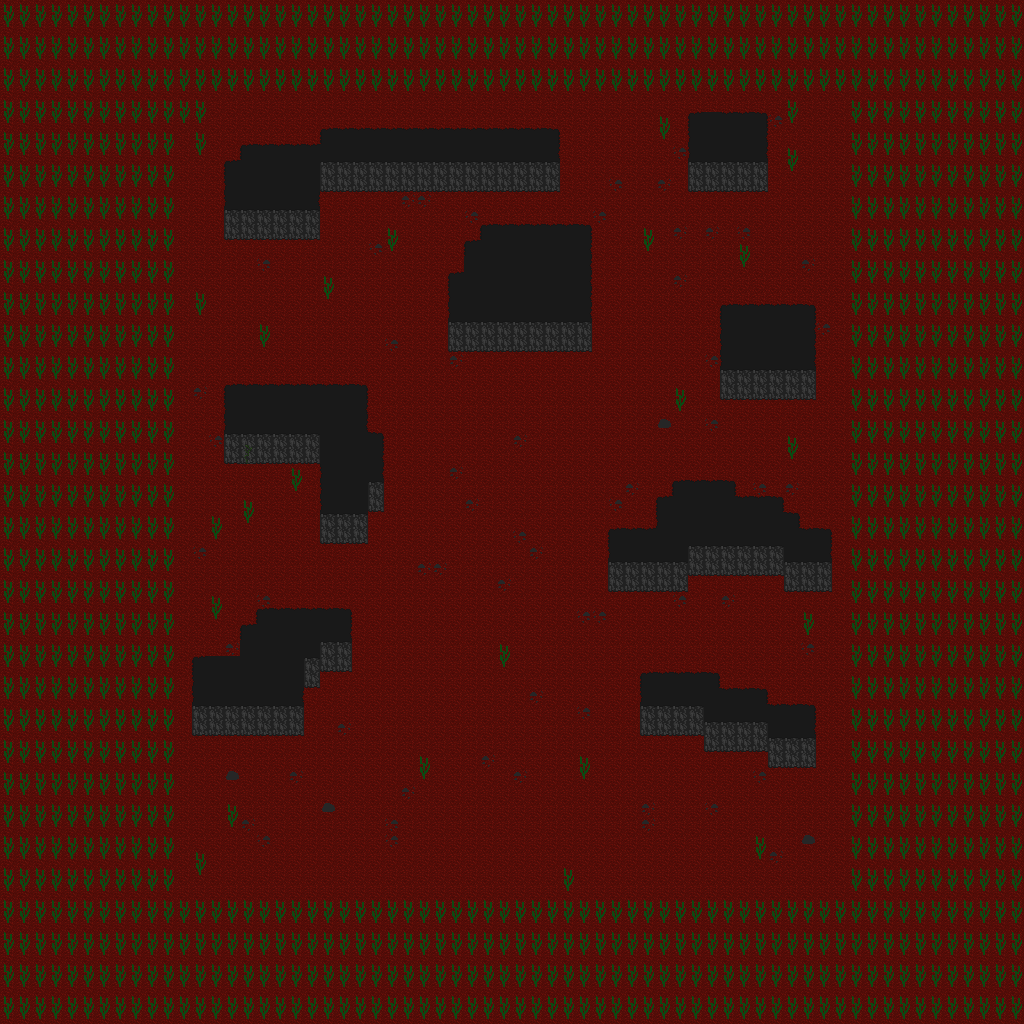

Tiled map render using the project's own tile images. Description and the map definition, with tile-layer contents summarised, below:
An orthogonal 64x64 tile map with 16x16 px tiles, 2 tile layers (Tile Layer 1, Collision Layer) and 20 objects (8x GREEN_SNAKE, 5x SKELETON, 4x CHEST, START, RED_PORTAL, ...).

<map version="1.2" tiledversion="1.2.3536" orientation="orthogonal" renderorder="right-down" width="64" height="64" tilewidth="16" tileheight="16" infinite="0" nextlayerid="4" nextobjectid="210">
 <tileset firstgid="1" source="FIRELANDS.tsx" />
 <layer id="1" name="Tile Layer 1" width="64" height="64">
  <data>[4096 cells, 4096 non-empty, 5 distinct tile ids]</data>
 </layer>
 <layer id="2" name="Collision Layer" width="64" height="64">
  <data>[4096 cells, 2512 non-empty, 12 distinct tile ids]</data>
 </layer>
 <objectgroup id="3" name="Object Layer 1">
  <object id="2" name="START" x="517.5" y="492.083" width="26" height="24.75" />
  <object id="3" name="RED_PORTAL" x="511" y="458.333" />
  <object id="4" name="CASTLE" type="TELEPORTER" x="509.5" y="461.333">
   <properties>
    <property name="ID" type="int" value="1006" />
   </properties>
  </object>
  <object id="193" name="SKELETON" x="727.333" y="215.333" />
  <object id="194" name="SKELETON" x="342" y="215" />
  <object id="195" name="SKELETON" x="279" y="509" />
  <object id="196" name="SKELETON" x="244" y="759" />
  <object id="197" name="SKELETON" x="731" y="787" />
  <object id="198" name="GREEN_SNAKE" x="199" y="255" />
  <object id="199" name="GREEN_SNAKE" x="648" y="293" />
  <object id="200" name="GREEN_SNAKE" x="823" y="462" />
  <object id="201" name="GREEN_SNAKE" x="821" y="873" />
  <object id="202" name="GREEN_SNAKE" x="247" y="875" />
  <object id="203" name="GREEN_SNAKE" x="508" y="864" />
  <object id="204" name="GREEN_SNAKE" x="585" y="120" />
  <object id="205" name="GREEN_SNAKE" x="830" y="227" />
  <object id="206" name="CHEST" x="818" y="136" />
  <object id="207" name="CHEST" x="219" y="569" />
  <object id="208" name="CHEST" x="804" y="793" />
  <object id="209" name="CHEST" x="197" y="192" />
 </objectgroup>
</map>
